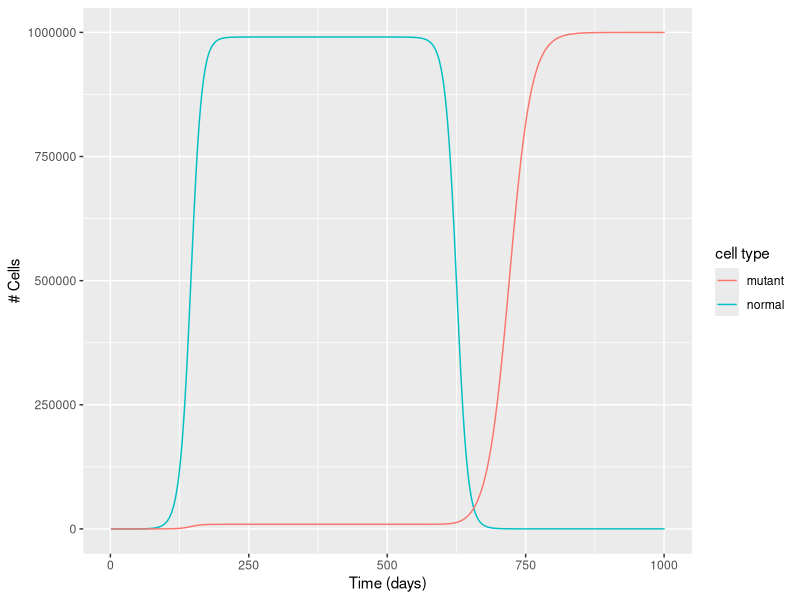

The R script that drew this image:
K <- 1000000 #carrying capacity
N0 <-1 #initial # of normal
M0 <-0 #initial # of mutant
rN <-0.1 #Normal growth rate
rM <-0.1 #Mutant growth rate
timesteps<-1000



#create vectors for N (normal cells) and M (mutant cells)
N<-numeric(length = timesteps)
N[1]<-N0

M<-numeric(length = timesteps)
M[1]<-M0


#simulate
for(t in 1:1000) {
  if(N[t] >= 100 && M[t] < 1) {
    M[t] <- 1 #The mutation in the Normal cells occurs when
              #the Normal cell population reaches 100. From
              #this point onwards, Mutant cells now exist
  }

  N[t+1] <- N[t] + rN*N[t]*(1-(N[t] + M[t])/K)
  M[t+1] <- M[t] + rM*M[t]*(1-(N[t] + M[t])/K)
  
  if(N[t+1] == N[t] && M[t+1] == M[t] && rN != -0.1) {
    N[t+1]<-N[t]-1
    rN <- -0.1  #Once normal cells reach carrying capacity,
                #treat them with drugs. This causes growth
                #rate to change to -0.1
    
    rM <- 0.05  #mutant cells also get treated, and
                #when they do, their growth rate is
                #slowed to half of the initial rate.
  }
}


#plot simulation
library(ggplot2)
simNorm<-data.frame(time=1:length(N),N=N)
simMut<-data.frame(time=1:length(M),M=M)

plotNM<-ggplot(data = simNorm, aes(x = time)) + geom_line(aes(y=N,color="normal")) + geom_line(aes(y = M,color="mutant"))

plotNM<-plotNM + labs(y="# Cells", x="Time (days)") + labs(color = "cell type")
plotNM